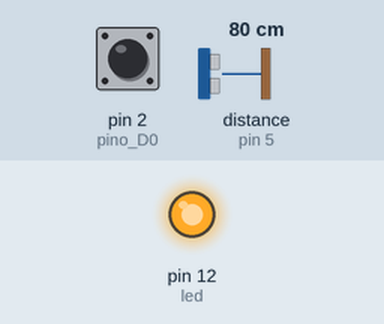
A sketch run on a simulated Arduino Uno, built with avr-gcc and run on an emulated ATmega328P. On the bench: output pins drawn as LEDs (lit = HIGH). The inputs (shaded band) are chosen by the test bench; at power-on: distance to the obstacle (sensor on pin 5) 80 cm, pin 2 (pino_D0) HIGH. The echo pulse lasts 58.3 µs per cm; what the sketch prints to the serial monitor is not drawn.

Above: at 1.2 s.
1.3 s: distance to the obstacle (sensor on pin 5) set to 2 cm
4.3 s: distance to the obstacle (sensor on pin 5) set to 18 cm
Timing chart, 0 to 7.3 s (numbered marks = the images above; inputs shaded):
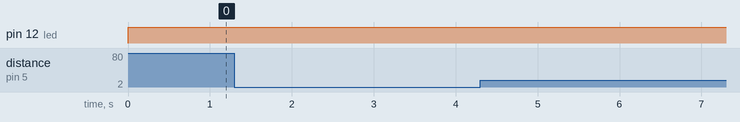

Measured:
- after the input at 1.3 s, every drawn part: stays the same
- after the input at 4.3 s, every drawn part: stays the same

The sketch:

AVES_Medidor_de_Atrito.ino
```cpp
//Projeto: Circuito medidor de atrito para a equipe AVES
//Autor: André Oliveira Cunha
//3° Periodo de Engenharia de Computacao - UFES


//Carrega a biblioteca do sensor ultrassonico
#include <Ultrasonic.h>

//Define os pinos para o trigger e echo
#define pino_trigger 4
#define pino_echo 5


//Pino ligado ao pino D0 do sensor
int pino_D0 = 2;
int rpm;
volatile byte pulsos;
unsigned long timeold;

//Altere o numero abaixo de acordo com o seu disco encoder
unsigned int pulsos_por_volta = 20;

//Inicializa o sensor nos pinos definidos acima
Ultrasonic ultrasonic(pino_trigger, pino_echo);


void contador()
{
  //Incrementa contador
  pulsos++;
}

#define led 12

void setup()
{
  Serial.begin(9600);
  pinMode(led, OUTPUT);
  digitalWrite(led, LOW);

  //Pino do sensor como entrada
  pinMode(pino_D0, INPUT);
  //Interrupcao 0 - pino digital 2
  //Aciona o contador a cada pulso
  attachInterrupt(0, contador, FALLING);
  pulsos = 0;
  rpm = 0;
  timeold = 0;
}

void loop()
{
  //Le as informacoes do sensor, em cm e pol
  float cmMsec, inMsec;
  long microsec = ultrasonic.timing();
  cmMsec = ultrasonic.convert(microsec, Ultrasonic::CM);
  //Exibe informacoes no serial monitor
  Serial.print("Distancia em cm: ");
  Serial.print(cmMsec);


  //Atualiza contador a cada segundo
  if (millis() - timeold >= 1000)
  {
    //Desabilita interrupcao durante o calculo
    detachInterrupt(0);
    rpm = (60 * 1000 / pulsos_por_volta ) / (millis() - timeold) * pulsos;
    timeold = millis();
    pulsos = 0;
    //Mostra o valor de RPM no serial monitor
    Serial.print("RPM = ");
    Serial.println(rpm, DEC);
    //Habilita interrupcao
    attachInterrupt(0, contador, FALLING);
  }

  if(cmMsec <= 150){
    digitalWrite(led, HIGH);

    double Vr = (rpm, DEC);
    double velocidade = (Vr*2*3.14*0,013)/60;
    Serial.print("Velocidade inicial (Vi) = ");
    Serial.println(velocidade);
  }
  delay(50);
}
```
